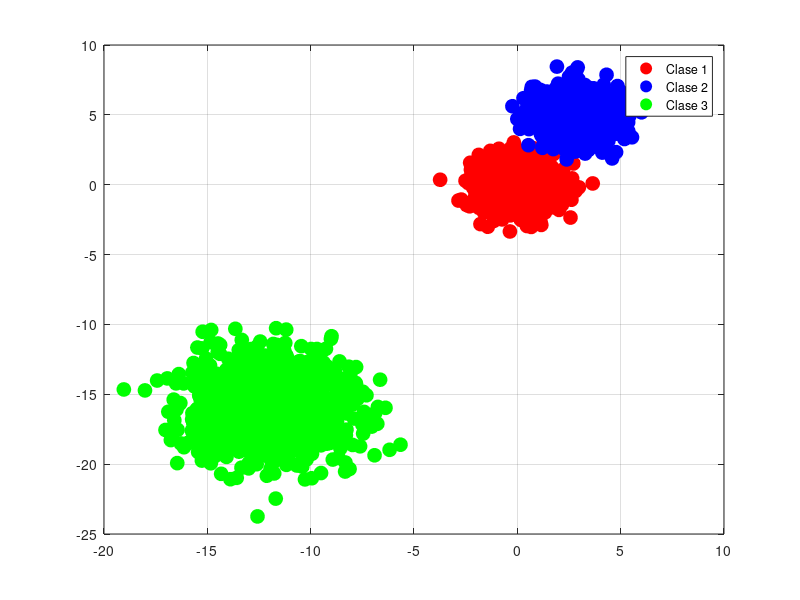

The MATLAB source for this figure:
clc
clear all
close all
warning off all
%Programa que me genera clases con N individuos
c1x = randn(1,1000);
c1y = randn(1,1000);

c2x = randn(1,1000)+3;
c2y = randn(1,1000)+5;


c3x = (randn(1,1000)-6)*2;
c3y = (randn(1,1000)-8)*2;


plot(c1x(1,:),c1y(1,:),"ro","MarkerSize",10,"MarkerFaceColor",'r')
grid on 
hold on
plot(c2x(1,:),c2y(1,:),"bo","MarkerSize",10,"MarkerFaceColor",'b')

plot(c3x(1,:),c3y(1,:),"go","MarkerSize",10,"MarkerFaceColor",'g')

legend('Clase 1', 'Clase 2',"Clase 3")




disp("fin de proceso")